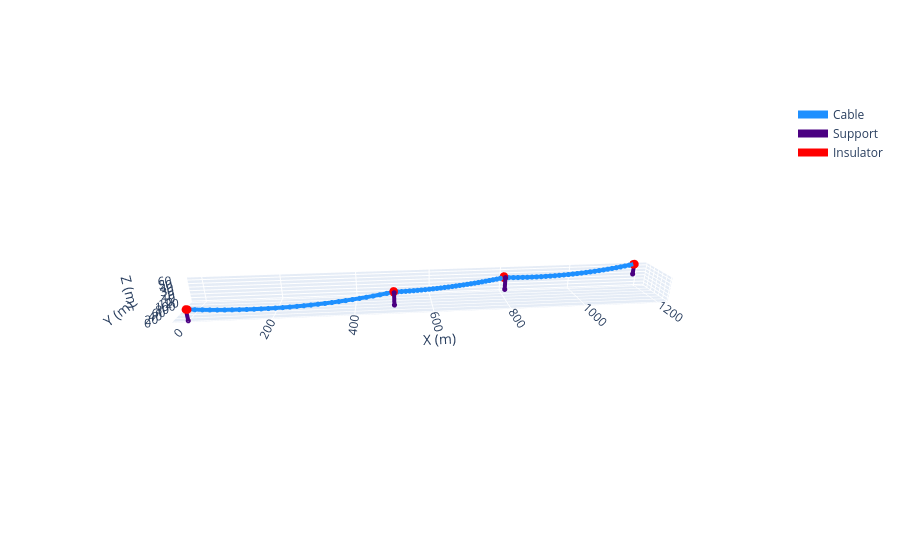

Notebook cell for this chart:
### Markdown cell above
## 3. Plot the graph

### Code cell
# Plot in 3D

plot_engine = PlotEngine(study.balance_engine)
fig = go.Figure()

plot_engine.preview_line3d(fig)
fig.show()

### Figure 1 — Plotly figure (JSON) as saved in the notebook; plotly's stock layout.template omitted (floating-point values rounded to 4 significant figures)
{"data": [{"customdata": ["span: 1-2", "span: 1-2", "span: 1-2", "span: 1-2", "span: 1-2", "span: 1-2", "span: 1-2", "span: 1-2", "span: 1-2", "span: 1-2", "span: 1-2", "span: 1-2", "span: 1-2", "span: 1-2", "span: 1-2", "span: 1-2", "span: 1-2", "span: 1-2", "span: 1-2", "span: 1-2", "span: 1-2", "span: 1-2", "span: 1-2", "span: 1-2", "span: 1-2", "span: 1-2", "span: 1-2", "span: 1-2", "span: 1-2", "span: 1-2", "", "span: 2-3", "span: 2-3", "span: 2-3", "span: 2-3", "span: 2-3", "span: 2-3", "span: 2-3", "span: 2-3", "span: 2-3", "span: 2-3", "span: 2-3", "span: 2-3", "span: 2-3", "span: 2-3", "span: 2-3", "span: 2-3", "span: 2-3", "span: 2-3", "span: 2-3", "span: 2-3", "span: 2-3", "span: 2-3", "span: 2-3", "span: 2-3", "span: 2-3", "span: 2-3", "span: 2-3", "span: 2-3", "span: 2-3", "span: 2-3", "", "span: 3-4", "span: 3-4", "span: 3-4", "span: 3-4", "span: 3-4", "span: 3-4", "span: 3-4", "span: 3-4", "span: 3-4", "span: 3-4", "span: 3-4", "span: 3-4", "span: 3-4", "span: 3-4", "span: 3-4", "span: 3-4", "span: 3-4", "span: 3-4", "span: 3-4", "span: 3-4", "span: 3-4", "span: 3-4", "span: 3-4", "span: 3-4", "span: 3-4", "span: 3-4", "span: 3-4", "span: 3-4", "span: 3-4", "span: 3-4", ""], "hovertemplate": "x: %{x}<br>y: %{y}<br>z: %{z}<br>%{customdata}<extra>Cable</extra>", "line": {"color": "dodgerblue", "width": 8}, "marker": {"color": "dodgerblue", "size": 3}, "mode": "markers+lines", "name": "Cable", "opacity": 1, "type": "scatter3d", "x": [2.983, 20.08, 37.19, 54.29, 71.39, 88.49, 105.6, 122.7, 139.8, 156.9, 174.0, 191.1, 208.2, 225.3, 242.4, 259.5, 276.6, 293.7, 310.8, 327.9, 345.0, 362.1, 379.2, 396.3, 413.4, 430.5, 447.6, 464.7, 481.8, 498.9, null, 498.9, 509.1, 519.3, 529.4, 539.6, 549.8, 559.9, 570.1, 580.3, 590.4, 600.6, 610.8, 620.9, 631.1, 641.3, 651.4, 661.6, 671.7, 681.9, 692.1, 702.2, 712.4, 722.6, 732.7, 742.9, 753.1, 763.2, 773.4, 783.6, 793.7, null, 793.7, 807.3, 820.8, 834.4, 847.9, 861.4, 875.0, 888.5, 902.1, 915.6, 929.1, 942.7, 956.2, 969.8, 983.3, 996.9, 1010.0, 1024.0, 1037.0, 1051.0, 1065.0, 1078.0, 1092.0, 1105.0, 1119.0, 1132.0, 1146.0, 1159.0, 1173.0, 1186.0, null], "y": [0.06903, 0.4648, 0.8606, 1.256, 1.652, 2.048, 2.444, 2.84, 3.235, 3.631, 4.027, 4.423, 4.818, 5.214, 5.61, 6.006, 6.402, 6.797, 7.193, 7.589, 7.985, 8.381, 8.776, 9.172, 9.568, 9.964, 10.36, 10.76, 11.15, 11.55, null, 11.55, 13.28, 15.0, 16.73, 18.46, 20.19, 21.92, 23.65, 25.38, 27.11, 28.84, 30.57, 32.3, 34.02, 35.75, 37.48, 39.21, 40.94, 42.67, 44.4, 46.13, 47.86, 49.59, 51.32, 53.04, 54.77, 56.5, 58.23, 59.96, 61.69, null, 61.69, 63.74, 65.79, 67.84, 69.89, 71.93, 73.98, 76.03, 78.08, 80.13, 82.18, 84.23, 86.28, 88.33, 90.37, 92.42, 94.47, 96.52, 98.57, 100.6, 102.7, 104.7, 106.8, 108.8, 110.9, 112.9, 115.0, 117.0, 119.1, 121.1, null], "z": [29.68, 28.21, 26.89, 25.73, 24.73, 23.88, 23.19, 22.65, 22.27, 22.05, 21.98, 22.07, 22.31, 22.72, 23.27, 23.99, 24.86, 25.89, 27.07, 28.41, 29.91, 31.56, 33.37, 35.34, 37.47, 39.75, 42.19, 44.79, 47.55, 50.46, null, 50.46, 49.99, 49.58, 49.22, 48.93, 48.68, 48.5, 48.37, 48.3, 48.29, 48.33, 48.44, 48.59, 48.81, 49.08, 49.41, 49.8, 50.24, 50.74, 51.3, 51.91, 52.58, 53.31, 54.1, 54.94, 55.84, 56.8, 57.81, 58.88, 60.01, null, 60.01, 58.76, 57.61, 56.56, 55.61, 54.76, 54.01, 53.37, 52.82, 52.37, 52.03, 51.78, 51.64, 51.6, 51.65, 51.81, 52.07, 52.43, 52.89, 53.45, 54.11, 54.87, 55.74, 56.7, 57.77, 58.93, 60.2, 61.57, 63.03, 64.6, null]}, {"customdata": ["support: 1", "support: 1", "support: 1", "", "support: 2", "support: 2", "support: 2", "", "support: 3", "support: 3", "support: 3", "", "support: 4", "support: 4", "support: 4", ""], "hovertemplate": "x: %{x}<br>y: %{y}<br>z: %{z}<br>%{customdata}<extra>Support</extra>", "line": {"color": "indigo", "width": 8}, "marker": {"color": "indigo", "size": 3}, "mode": "markers+lines", "name": "Support", "opacity": 1, "type": "scatter3d", "x": [0, 0, 0, null, 500, 500, 499.1, null, 795.4, 795.4, 793.7, null, 1189.0, 1189.0, 1189.0, null], "y": [0, 0, 0, null, 0, 0, 9.962, null, 52.09, 52.09, 61.94, null, 121.6, 121.6, 121.6, null], "z": [0, 30, 30, null, 20, 53, 53, null, 30, 63, 63, null, 35, 65, 65, null]}, {"customdata": ["support: 1", "support: 1", "", "support: 2", "support: 2", "", "support: 3", "support: 3", "", "support: 4", "support: 4", ""], "hovertemplate": "x: %{x}<br>y: %{y}<br>z: %{z}<br>%{customdata}<extra>Insulator</extra>", "line": {"color": "red", "width": 8}, "marker": {"color": "red", "size": 5}, "mode": "markers+lines", "name": "Insulator", "opacity": 1, "type": "scatter3d", "x": [0, 2.983, null, 499.1, 498.9, null, 793.7, 793.7, null, 1189.0, 1186.0, null], "y": [0, 0.06903, null, 9.962, 11.55, null, 61.94, 61.69, null, 121.6, 121.1, null], "z": [30, 29.68, null, 53, 50.46, null, 63, 60.01, null, 65, 64.6, null]}, {"line": {"color": "blue", "width": 8}, "marker": {"color": "blue", "size": 3}, "mode": "markers+lines", "name": "Obstacles", "opacity": 1, "type": "scatter3d", "x": [], "y": [], "z": []}], "layout": {"scene": {"aspectmode": "data", "aspectratio": {"x": 1, "y": 0.5, "z": 0.5}, "camera": {"eye": {"x": -0.5, "y": -5, "z": 2}, "up": {"x": 0, "y": 0, "z": 1}}, "xaxis": {"title": {"text": "X (m)"}}, "yaxis": {"title": {"text": "Y (m)"}}, "zaxis": {"title": {"text": "Z (m)"}}}}}
